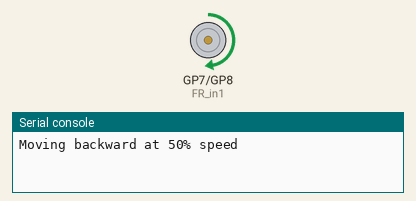
Simulated run of this program. Board: Raspberry Pi Pico running MicroPython. Shown: motor-driver pin pairs drawn as motors (green arrow = first pin HIGH = forward, orange = second pin HIGH = backward, longer = more drive, scaled by the enable pin), the last lines printed to the serial console. At 5.0 s the program stops and its outputs stay as they are.

Above: at 0.1 s.
At 5.1 s:
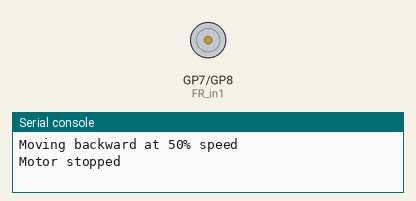
Timing chart, 0 to 6.5 s (numbered marks = the images above):
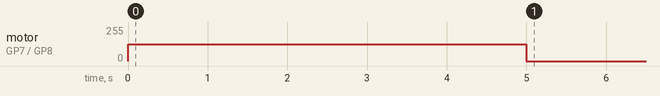

The program:

sample_wheel.py
```python
from machine import Pin, PWM
import time

# Define the pins connected to the L298N
FR_ENA_PIN = 6
FR_IN1_PIN = 7
FR_IN2_PIN = 8


# Initialize the pins as output
FR_in1 = Pin(FR_IN1_PIN, Pin.OUT)
FR_in2 = Pin(FR_IN2_PIN, Pin.OUT)
FR_ena = PWM(Pin(FR_ENA_PIN))


# Configure PWM frequency (e.g., 1000 Hz)
FR_ena.freq(1000)


def stop_motor():
    FR_in1.value(0)
    FR_in2.value(0)
    FR_ena.duty_u16(0) # Stop the motor
    print("Motor stopped")

def move_motor(speed_percent):
    speed_value = int(speed_percent / 100 * 65535)
    FR_in1.value(1) # Set direction
    FR_in2.value(0)
    FR_ena.duty_u16(speed_value) # Set speed

    print(f"Moving backward at {speed_percent}% speed")

# Main test sequence
try:

    move_motor(50)
    time.sleep(5) # Run backward for 3 seconds

    stop_motor()

except KeyboardInterrupt:
    stop_motor() # Ensure motor stops on manual interruption
```

Measured:
- by itself, motor on GP7 (FR_in1) / GP8 (FR_in2): stopped → forward 127/255 at 0.00 s, → stopped 5.0 s later
